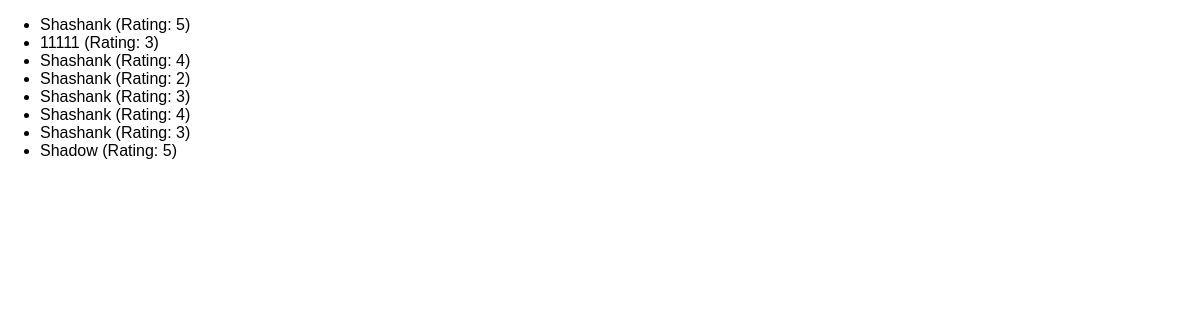
The app's page /reviews with its own data.
### reviews/models.py (models this page shows)
class Review(models.Model):
    user_name = models.CharField(max_length=100)
    review_text = models.TextField()
    rating = models.IntegerField()

### reviews/views.py (the view)
# urls.py: path('reviews', views.ReviewsListView.as_view(), name='reviews'),
class ReviewsListView(ListView):
    template_name = 'reviews/review_list.html'
    model = Review
    context_object_name = 'reviews'

### reviews/templates/reviews/review_list.html (shortened to what this page needs)
{% extends "reviews/base.html" %}
{% block content %}
	<ul>
		{% for review in reviews %}
			<li>
				{{ review.user_name }} (Rating: {{ review.rating }})
			</li>
		{% endfor %}
	</ul>
{% endblock content %}

### reviews/static/reviews/styles.css (style rules this page uses)
body { font-family: sans-serif; margin: 0; }

### records on screen
Review: user_name "Shashank", rating "5"
Review: user_name "11111", rating "3"
Review: user_name "Shashank", rating "4"
Review: user_name "Shashank", rating "2"
Review: user_name "Shashank", rating "3"
Review: user_name "Shashank", rating "4"
Review: user_name "Shashank", rating "3"
Review: user_name "Shadow", rating "5"
